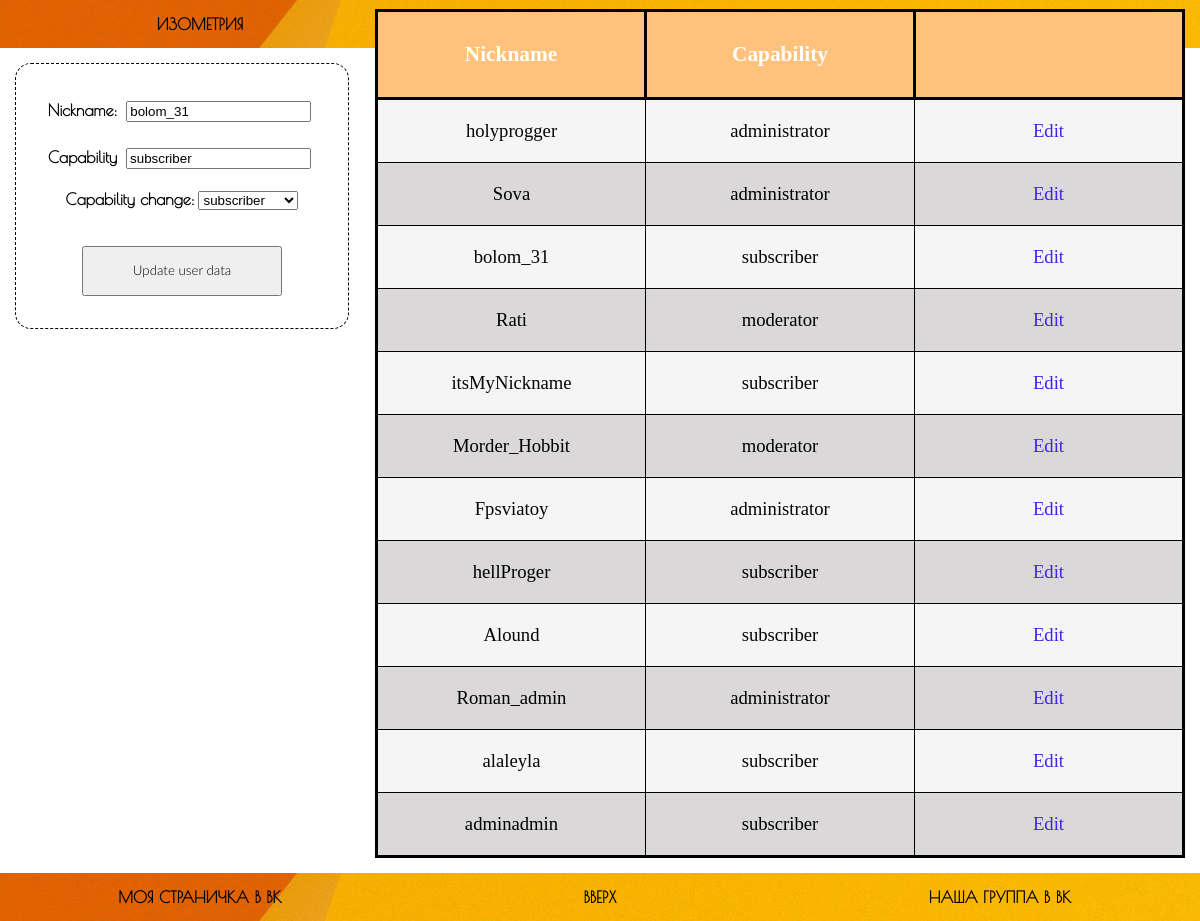
/lk.php?edit=47 (signed in), run on the app's committed database.
### tables this page shows
CREATE TABLE `user` (
  `user_id` int(11) NOT NULL,
  `login` varchar(30) NOT NULL,
  `password` text NOT NULL,
  `surname` text NOT NULL,
  `name` text NOT NULL,
  `nickname` varchar(40) NOT NULL,
  `user_group` int(11) NOT NULL
);

CREATE TABLE `user_group` (
  `group_id` int(11) NOT NULL,
  `group_name` varchar(30) NOT NULL
);

### templates/function.php (the view)
<?php
function findAllCategories() {
    include "includes/db.php";
    $query = "SELECT * FROM user";
    $select_user = mysqli_query($connection, $query);
    while($row = mysqli_fetch_array($select_user)) {
        $user_id = $row["user_id"];
        $nickname = $row["nickname"];
        $user_group = $row["user_group"];
        $queryGrName = "SELECT group_name FROM user_group WHERE `group_id` = '{$user_group}'";
        $select_GrName = mysqli_query($connection, $queryGrName);
        $capability_assoc = mysqli_fetch_assoc($select_GrName);
        $capability = $capability_assoc["group_name"];
        echo "<tr>";
        echo "<td>{$nickname}</td>";
        echo "<td>{$capability}</td>";
        echo "<td><a href='lk.php?edit={$user_id}'>Edit</a></td>";
    }
}
?>

### lk.php (shortened to what this page needs)
<?php
	include "includes/header.php";
	include "templates/function.php";
       if(isset($_SESSION["auth_user"])){
		$nowAuthUser = $_SESSION["auth_user"];
           $query = "SELECT user_group FROM user WHERE `login` = '{$nowAuthUser}'";
           $result = mysqli_query($connection, $query);
           $row = mysqli_fetch_assoc($result);
           $user_group = $row['user_group'];
       }else{
           $user_group = '0';
       }
       if($user_group == 3) {
?>
	<div class="wrapperLK">
		<div class="contentLK">
			<div class="editForm">
				<form action="server/update.php" method="post">
					<?php if(isset($_GET["edit"])){
						$user_id = $_GET["edit"];
						$user = "SELECT * FROM user WHERE `user_id` = '{$user_id}'";
						$select_user = mysqli_query($connection, $user);
						$row_user = mysqli_fetch_assoc($select_user);
						$user_group = $row_user["user_group"];
						$nickname = $row_user["nickname"];
						$queryGrName = "SELECT group_name FROM user_group WHERE `group_id` = '{$user_group}'";
						$select_GrName = mysqli_query($connection, $queryGrName);
						$capability_assoc = mysqli_fetch_assoc($select_GrName);
						$capability = $capability_assoc["group_name"];
					?>
					<p>
						<label for="nickname">Nickname:</label>
						<input name="nickname" id="nickname" type="text" value="<?php echo ($nickname);?>">
					</p>
					<p>
						<label for="capability">Capability</label>
						<input name="capability" id="capability" type="text" value=<?php echo ($capability);?> readonly>
					</p>
					<p>
						<label for="new_capability:">Capability change:</label>
						<select id="new_capability" name = "newcapability">
							<option value="1">subscriber</option>
						</select>
					</p>
					<?php }?>
					<div id="btnInfoUpdate">
						<button name = "btn_update" id="btnUpdate" type="submit">Update user data</button>
					</div>
				</form>
			</div>
		</div>
		<div class="contentLK">
			<table class="tableCapability">
				<thead>
					<tr class = "headTable">
						<th>Nickname</th>
						<th>Capability</th>
						<th></th>
					</tr>
				</thead>
				<tbody class = "bodyTable">
					<?php
						findAllCategories();
					?>
				</tbody>
			</table>
		</div>
	</div>
  		<?php } ?>
<?php include "includes/footer.php"; ?>

### css/styleMain.css (style rules this page uses)
body { background-color: white; height: 100%; margin: 0; padding: 0; }
a { text-decoration: none; color: black; }

### css/reg.css (style rules this page uses)
label { font-family: "Poiret One"; color: #f2f2eb; font-weight: bold; text-align: center; }
input { margin: 5px; }

### css/lkStyle.css (style rules this page uses)
.wrapperLK { display: grid; grid-template-columns: 30% 70%; min-height: calc(100% - 100px); }
.tableCapability { table-layout: fixed; width: 100%; margin-top:calc(10% - 135px); border-collapse: collapse; border: 3px solid black; display: center; }
th { text-align: center; padding: 30px; border: 3px solid rgb(0, 0, 0); font-size: 16pt; }
td { text-align: center; padding: 20px; border: 1px solid rgb(0, 0, 0); font-size: 14pt; }
table a { text-decoration: none; color: rgb(65, 36, 231); }
.headTable { background: rgb(255, 194, 124); color: rgb(255, 255, 255); }
.bodyTable tr:nth-child(odd) { background: rgb(245, 245, 245); color: rgb(5, 5, 5); }
.bodyTable tr:nth-child(even) { background: rgb(218, 216, 216); color: rgb(0, 0, 0); }
#btnInfoUpdate { text-align: center; }
#btnUpdate { width:200px; height:50px; font-family: "Lato Light"; margin-top: 20px; }
.contentLK { padding:15px; width: 100%-15px; margin: 0; text-align: center; }
.contentLK label { font-family: "Poiret One"; color: #000000; font-weight: bold; }
.editForm { width: 300px; height: auto; margin-left: auto; margin-right: auto; padding: 1em; border: 1px dashed; border-radius: 1em 1em 1em 1em; }

### data on the page
user: nickname "bolom_31", user_group.group_name "subscriber"
user_group: capability "subscriber"
user: nickname "holyprogger", user_group.group_name "administrator"
user: nickname "Sova", user_group.group_name "administrator"
user: nickname "Rati", user_group.group_name "moderator"
user: nickname "itsMyNickname", user_group.group_name "subscriber"
user: nickname "Morder_Hobbit", user_group.group_name "moderator"
user: nickname "Fpsviatoy", user_group.group_name "administrator"
user: nickname "hellProger", user_group.group_name "subscriber"
user: nickname "Alound", user_group.group_name "subscriber"
user: nickname "Roman_admin", user_group.group_name "administrator"
user: nickname "alaleyla", user_group.group_name "subscriber"
user: nickname "adminadmin", user_group.group_name "subscriber"
